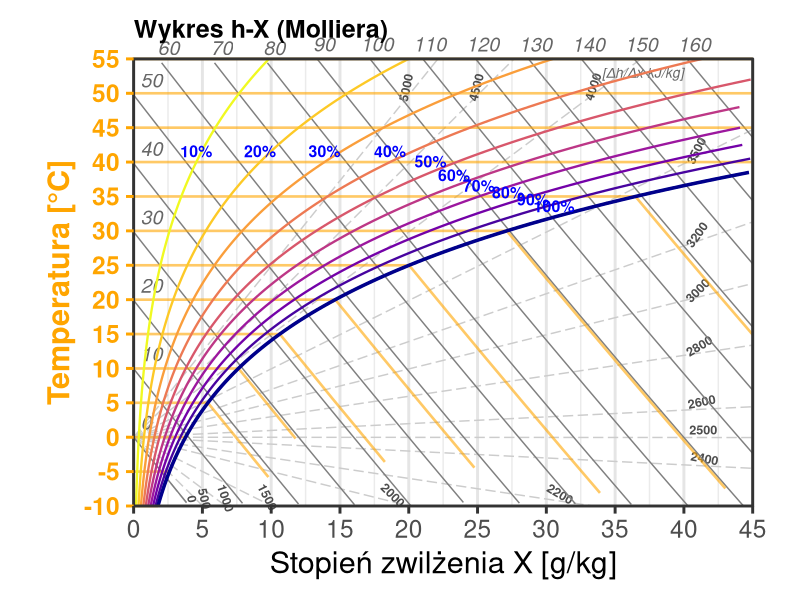
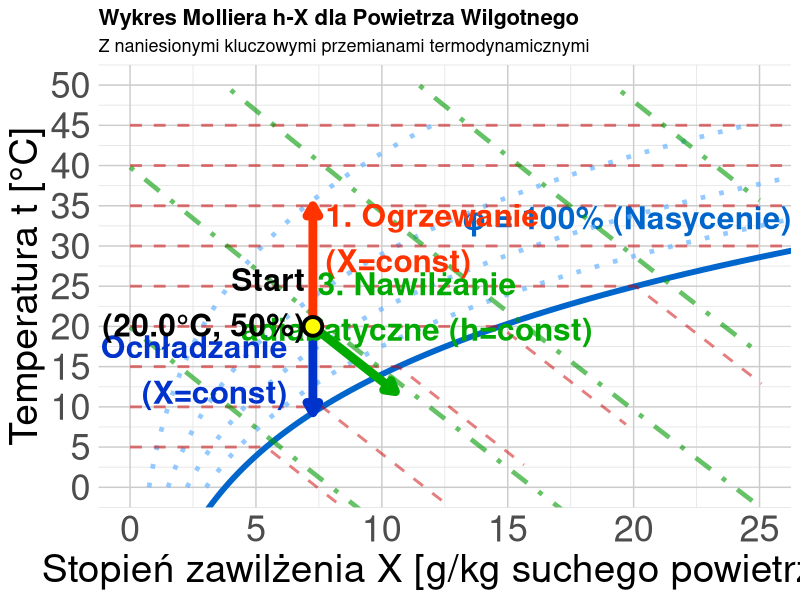

These charts were generated, in order, by the following R code:
## ---- chunk 1
#| label: ix-diagram-all
#| echo: false
#| fig-align: center
#| fig-width: 14        # Duża szerokość "źródłowa" (w calach)
#| fig-height: 8        # Duża wysokość "źródłowa"
#| out-width: "100%"    # Rozciągnij do granic kontenera

library(ggplot2)
library(dplyr)

# --- 1. KONFIGURACJA I STAŁE ---
CONSTANTS <- list(
    p_atm = 1013.25,
    cp_dry = 1.005,
    cp_vap = 1.86,
    r_0 = 2501.0
)

# --- 2. FUNKCJE FIZYCZNE ---
get_psat <- function(t) {
    6.112 * exp((17.62 * t) / (243.12 + t))
}

get_x_from_rh <- function(t, rh, p = CONSTANTS$p_atm) {
    ps <- get_psat(t)
    pv <- rh * ps
    if (any(pv >= p)) {
        return(NA)
    }
    0.622 * pv / (p - pv)
}

get_t_from_h_x <- function(h, x_kg) {
    (h - x_kg * CONSTANTS$r_0) / (CONSTANTS$cp_dry + x_kg * CONSTANTS$cp_vap)
}

# --- 3. PRZYGOTOWANIE DANYCH ---
generate_mollier_data <- function() {
    x_max_g <- 45
    t_min <- -10
    t_max <- 55 # Górna granica wykresu

    # A. Krzywe wilgotności (RH)
    t_seq <- seq(t_min, t_max, by = 0.5)
    rh_levels <- c(0.1, 0.2, 0.3, 0.4, 0.5, 0.6, 0.7, 0.8, 0.9, 1.0)

    df_rh <- expand.grid(t = t_seq, rh = rh_levels) %>%
        mutate(
            x_kg = get_x_from_rh(t, rh),
            x_g = x_kg * 1000
        ) %>%
        filter(!is.na(x_kg), x_g <= x_max_g)

    # B. Linie Entalpii (Izentalpy)
    h_levels <- seq(0, 160, by = 10)
    x_seq_h <- seq(0, x_max_g, length.out = 200)

    df_h <- expand.grid(h_val = h_levels, x_g = x_seq_h) %>%
        mutate(
            x_kg = x_g / 1000,
            t = get_t_from_h_x(h_val, x_kg)
        ) %>%
        filter(t >= t_min, t <= t_max)

    # C. Przygotowanie etykiet entalpii
    h_labels <- df_h %>%
        group_by(h_val) %>%
        filter(x_g == max(x_g) | t == max(t)) %>%
        slice(1) %>%
        mutate(
            label_pos = ifelse(t >= t_max - 1, "top", "right")
        )

    # D. Izotermy (z załamaniem w punkcie nasycenia)
    t_iso_levels <- seq(-10, 55, by = 5)
    df_iso_list <- lapply(t_iso_levels, function(temp) {
        # 1. Punkt nasycenia
        x_sat_kg <- get_x_from_rh(temp, 1.0)
        # Jeśli NA (poza wykresem), to cała linia jest w obszarze pary przegrzanej lub mgły (teoretycznie)
        if (is.na(x_sat_kg)) x_sat_kg <- 100 # Duża wartość
        x_sat_g <- x_sat_kg * 1000

        # Segment 1: Przegrzana (poziomy)
        s1_x_max <- min(x_sat_g, x_max_g)
        seg1 <- data.frame(
            x_g = seq(0, s1_x_max, length.out = 10),
            t = temp,
            group = paste0("t", temp, "_dry")
        )

        # Jeśli saturacja jest poza wykresem, zwracamy tylko segment 1
        if (x_sat_g >= x_max_g) return(seg1)

        # Segment 2: Mgła (spadek wzdłuż izentalpy)
        # Obliczamy entalpię w punkcie nasycenia (h_sat)
        h_sat <- CONSTANTS$cp_dry * temp + x_sat_kg * (CONSTANTS$r_0 + CONSTANTS$cp_vap * temp)

        # Zakres x we mgle
        x_fog_g <- seq(x_sat_g, x_max_g, length.out = 10)
        x_fog_kg <- x_fog_g / 1000

        # Temperatura we mgle (dla h = const)
        # h = t * (cp_dry + x * cp_vap) + x * r0  => t = (h - x*r0) / (cp_dry + x*cp_vap)
        t_fog <- (h_sat - x_fog_kg * CONSTANTS$r_0) / (CONSTANTS$cp_dry + x_fog_kg * CONSTANTS$cp_vap)

        seg2 <- data.frame(
            x_g = x_fog_g,
            t = t_fog,
            group = paste0("t", temp, "_fog")
        )

        rbind(seg1, seg2)
    })
    df_iso <- do.call(rbind, df_iso_list)

    # E. Pęk Linii (Wykres tła - skala h_w) - "Biegun" w (0,0)
    # Epsilon = (dh/dx) ~ cp * dt/dx + r0
    # Slope dt/dx_kg = (Epsilon - r0) / cp
    
    # Zagęszczamy wartości, szczególnie dla pary (2500)
    eps_values <- sort(unique(c(
        seq(0, 1500, 500),          # Woda (<2000)
        seq(2000, 3200, 200),       # Para (zakres roboczy) - gęsto
        2500,                       # Dokładna wartość dla r_0
        seq(3500, 5000, 500)        # Wysokie entalpie
    )))

    fan_list <- lapply(eps_values, function(eps) {
        slope <- (eps - CONSTANTS$r_0) / CONSTANTS$cp_dry
        
        # Domyślne wartości
        x1 <- 0; y1 <- 0; side <- "none"

        # 1. Sprawdzamy prawą ścianę (x = x_max)
        x_end_kg <- x_max_g / 1000
        t_at_xmax <- slope * x_end_kg
        
        if (t_at_xmax <= t_max && t_at_xmax >= t_min) {
            x1 <- x_max_g
            y1 <- t_at_xmax
            side <- "right"
        } else {
            # 2. Jeśli nie prawa, to góra lub dół
            if (slope > 0) {
                 # Góra (t = t_max)
                 x1 <- (t_max / slope) * 1000
                 y1 <- t_max
                 side <- "top"
            } else {
                 # Dół (t = t_min)
                 x1 <- (t_min / slope) * 1000
                 y1 <- t_min
                 side <- "bottom"
            }
        }
        
        # Obliczamy kąt rotacji dla tekstu, aby biegł wzdłuż linii
        # Uwzględniamy coord_fixed(ratio = 0.5), co "rozciąga" oś X względem Y
        # Tangens kąta wizualnego = 2 * (dy/dx)
        vis_slope <- 2 * (y1 / x1)
        angle <- atan(vis_slope) * 180 / pi
        
        # Pozycjonowanie "wewnątrz" - cofamy się wzdłuż linii o ok. 8-10%
        # Dzięki temu etykieta będzie na końcu linii, ale wewnątrz wykresu
        factor <- 0.92
        lab_x <- x1 * factor
        lab_y <- y1 * factor
        
        data.frame(x0=0, y0=0, x1=x1, y1=y1, eps=eps, side=side, lab_x=lab_x, lab_y=lab_y, angle=angle)
    })
    df_fan <- do.call(rbind, fan_list)

    list(rh = df_rh, h_lines = df_h, h_labels = h_labels, isotherms = df_iso, fan = df_fan)
}

data <- generate_mollier_data()

# --- 4. RYSOWANIE ---

p <- ggplot() +

    # 0. TŁO - PĘK LINII (Skala Randa) dla epsilon
    geom_segment(
        data = data$fan,
        aes(x = x0, y = y0, xend = x1, yend = y1),
        color = "gray80", size = 0.5, linetype = "longdash"
    ) +
    geom_text(
        data = data$fan,
        aes(x = lab_x, y = lab_y, label = eps, angle = angle), 
        hjust = 0.5, vjust = -0.3,
        size = 3.2, color = "gray30", fontface = "bold"
    ) +
    # Opis jednostki skali Randa (dopasowany kąt ok. 45 stopni też by wyglądał dobrze, ale zostawmy poziomo)
    annotate("text", x = 40, y = 53, label = "[\u0394h/\u0394x kJ/kg]", color = "gray40", size=3.5, fontface="italic", hjust=1) +

    # 1. LINIE ENTALPII
    geom_line(
        data = data$h_lines, aes(x = x_g, y = t, group = h_val),
        color = "gray50", size = 0.5
    ) +

    # Etykiety Entalpii (Inteligentne pozycjonowanie)
    geom_text(
        data = data$h_labels,
        aes(x = x_g, y = t, label = h_val, hjust = ifelse(label_pos == "top", 0.5, 0)),
        vjust = -0.5, # Lekko w górę
        nudge_x = 0.5, # Lekko w prawo dla tych z boku
        size = 5, color = "gray40", fontface = "italic"
    ) +

    # 2. IZOTERMY (Custom Grid)
    geom_line(
        data = data$isotherms,
        aes(x = x_g, y = t, group = group),
        color = "orange", size = 0.9, linetype = "solid", alpha = 0.6
    ) +

    # 3. KRZYWE WILGOTNOŚCI
    geom_line(
        data = data$rh, aes(x = x_g, y = t, group = rh, color = factor(rh)),
        size = 0.8
    ) +
    geom_line(
        data = data$rh %>% filter(rh == 1.0),
        aes(x = x_g, y = t), color = "darkblue", size = 1.2
    ) +

    # Etykiety RH (ZMNIEJSZONE do 4)
    geom_text(
        data = data$rh %>% filter(t > 25) %>% group_by(rh) %>% slice(round(n() / 2)),
        aes(x = x_g, y = t, label = paste0(rh * 100, "%")),
        color = "blue", size = 4, fontface = "bold", vjust = -0.4,
        bg = "white"
    ) +

    # 4. STYL I KOLORY
    scale_color_viridis_d(option = "C", direction = -1) +
    scale_x_continuous(expand = c(0, 0), limits = c(0, 45), breaks = seq(0, 45, 5)) +
    scale_y_continuous(expand = c(0, 0), limits = c(-10, 55), breaks = seq(-10, 55, 5)) +
    labs(
        title = "Wykres h-X (Molliera)",
        subtitle = NULL, # Usunąłem podtytuł, by zyskać miejsce
        x = "Stopień zwilżenia X [g/kg]",
        y = "Temperatura [°C]"
    ) +
    theme_bw(base_size = 22) + # Duża czcionka bazowa

    theme(
        # Marginesy: Góra, Prawa, Dół, Lewa (Zmniejszone, bo etykiety są wewnątrz)
        plot.margin = margin(t = 0.5, r = 0.5, b = 0.5, l = 0.5, "cm"),

        # Izotermy (Custom) i Oś Y (Pomarańczowe)
        panel.grid.major.y = element_blank(), # Wyłączamy standardową siatkę Y, bo mamy własne izotermy
        panel.grid.minor.y = element_blank(),
        panel.grid.major.x = element_line(color = "gray90"),
        axis.text.y = element_text(color = "orange", face = "bold"),
        axis.title.y = element_text(color = "orange", face = "bold"),
        axis.ticks.y = element_line(color = "orange"),

        # Tytuł
        plot.title = element_text(size = 18, face = "bold"),
        legend.position = "none"
    ) +

    # Clip = "off" pozwala pisać po marginesach
    coord_fixed(ratio = 0.5, clip = "off")

print(p)
## ---- chunk 2
#| label: ix-diagram-advanced
#| echo: false
#| fig-align: center
#| fig-width: 14        # Duża szerokość "źródłowa" (w calach)
#| fig-height: 8        # Duża wysokość "źródłowa"
#| out-width: "100%"    # Rozciągnij do granic kontenera

library(ggplot2)

# ===== FUNKCJE POMOCNICZE (fizyka powietrza wilgotnego) =====

# Ciśnienie nasycenia pary wodnej (Magnus formula)
p_sat <- function(t) {
    # t w °C, wynik w kPa
    0.61121 * exp((18.678 - t / 234.5) * (t / (257.14 + t)))
}

# Stopień zawilżenia dla danej temp i wilgotności względnej
x_calc <- function(t, phi, p_atm = 101.325) {
    # phi w %, p_atm w kPa
    p_p <- (phi / 100) * p_sat(t)
    622 * p_p / (p_atm - p_p) # g/kg
}

# Entalpia właściwa [kJ/kg] (h = cp*t + x*(r0 + cpv*t))
h_calc <- function(t, x) {
    1.005 * t + (x / 1000) * (2501 + 1.86 * t)
}

# ===== GENEROWANIE SIATKI WYKRESU =====

# Krzywa nasycenia (phi = 100%)
t_range <- seq(-5, 50, 0.5)
x_sat <- sapply(t_range, function(t) x_calc(t, 100))
df_sat <- data.frame(t = t_range, x = x_sat)
df_sat <- df_sat[df_sat$x < 30, ]

# Linie stałej wilgotności względnej (phi = const)
phi_levels <- c(20, 40, 60, 80)
df_phi <- do.call(rbind, lapply(phi_levels, function(phi) {
    t_vals <- seq(0, 45, 1)
    x_vals <- sapply(t_vals, function(t) x_calc(t, phi))
    data.frame(t = t_vals, x = x_vals, phi = phi)
}))
df_phi <- df_phi[df_phi$x < 30 & df_phi$x > 0, ]

# Izotermy (t = const) - z załamaniem na linii saturacji
temp_levels <- seq(5, 45, 5)
df_iso_t <- do.call(rbind, lapply(temp_levels, function(temp) {
    # Punkt saturacji dla danej temperatury
    x_sat <- x_calc(temp, 100)

    # Segment 1: Obszar pary przegrzanej (poziomy, od x=0 do x_sat)
    segment1 <- data.frame(
        t = temp,
        x = seq(0, x_sat, length.out = 30),
        temp_label = temp,
        segment = "przegrzana"
    )

    # Segment 2: Obszar mgły (izotermy równoległe do izentalp)
    # W obszarze mgły na wykresie h-X izotermy biegną niemal równolegle do izentalp.
    # Obliczamy "entalpię nasycenia" w punkcie załamania, używając tych samych współczynników co przy rysowaniu izentalp.
    h_sat_approx <- 1.005 * temp + x_sat * (2.5 + 0.00186 * temp)

    x_max_fog <- min(x_sat + 5, 30) # Zasięg we mgle
    x_fog <- seq(x_sat, x_max_fog, length.out = 20)

    # Wyznaczamy przebieg temperatury dla stałej entalpii (pseudo-izoterma we mgle)
    t_fog <- (h_sat_approx - 2.5 * x_fog) / (1.005 + 0.00186 * x_fog)

    segment2 <- data.frame(
        t = t_fog,
        x = x_fog,
        temp_label = temp,
        segment = "mgla"
    )

    rbind(segment1, segment2)
}))

# Izentalpy (h = const)
h_levels <- seq(20, 100, 20)
df_isenth <- do.call(rbind, lapply(h_levels, function(h_val) {
    # Dla danej entalpii h, mamy: t = (h - 2.5*x) / (1 + 0.00186*x) (przybliżenie)
    x_vals <- seq(0, 25, 0.5)
    t_vals <- (h_val - 2.5 * x_vals) / (1.005 + 0.00186 * x_vals)
    df_temp <- data.frame(t = t_vals, x = x_vals, h = h_val)
    # Ogranicz do obszaru fizycznego
    df_temp <- df_temp[df_temp$t >= -10 & df_temp$t <= 50 & df_temp$x >= 0 & df_temp$x <= 25, ]
    df_temp
}))

# ===== PRZEMIANY CHARAKTERYSTYCZNE =====

# Punkt początkowy: t0=20°C, phi0=50%
t0 <- 20
phi0 <- 50
x0 <- x_calc(t0, phi0)
h0 <- h_calc(t0, x0)

# 1. OGRZEWANIE (X=const, w górę)
t1_heat <- 35 # Ogrzanie do 35°C
x1_heat <- x0 # X stałe!
h1_heat <- h_calc(t1_heat, x1_heat)
heating <- data.frame(
    t = seq(t0, t1_heat, length.out = 20),
    x = x0
)

# 2. OCHŁADZANIE (X=const, w dół do punktu rosy)
# Punkt rosy: temp przy której phi=100% dla danego X
t_dew <- uniroot(function(t) x_calc(t, 100) - x0, interval = c(-10, t0))$root
cooling <- data.frame(
    t = seq(t0, t_dew, length.out = 20),
    x = x0
)

# 3. NAWILŻANIE ADIABATYCZNE (h=const, ukośnie w dół-prawo)
# Dla h=const: nawilżamy wodą, temp spada, x rośnie
x_humid_max <- min(x0 + 6, x_calc(15, 99)) # Kończymy przy niższej temp
df_humid_temp <- data.frame(x = seq(x0, x_humid_max, length.out = 30))
df_humid_temp$t <- (h0 - 2.5 * df_humid_temp$x) / (1.005 + 0.00186 * df_humid_temp$x)
humidification <- df_humid_temp[df_humid_temp$t >= 10, ]

# ===== WYKRES =====
ggplot() +
    # Krzywa nasycenia
    geom_line(data = df_sat, aes(x = x, y = t), color = "#0066cc", linewidth = 2) +
    annotate("text",
        x = max(df_sat$x) - 10, y = max(df_sat$t) + 2,
        label = "φ = 100% (Nasycenie)", color = "#0066cc", fontface = "bold", size = 8
    ) +

    # Linie stałej wilgotności względnej
    geom_line(
        data = df_phi, aes(x = x, y = t, group = phi),
        color = "#66b3ff", linetype = "dotted", linewidth = 1.6, alpha = 0.7
    ) +

    # Izotermy
    geom_line(
        data = df_iso_t, aes(x = x, y = t, group = temp_label),
        color = "#cc0000", linetype = "dashed", linewidth = 1.0, alpha = 0.5
    ) +

    # Izentalpy
    geom_line(
        data = df_isenth, aes(x = x, y = t, group = h),
        color = "#009900", linetype = "dotdash", linewidth = 1.6, alpha = 0.6
    ) +

    # === PRZEMIANY ===

    # Ogrzewanie (czerwona strzałka w górę)
    geom_path(
        data = heating, aes(x = x, y = t),
        color = "#ff3300", linewidth = 3, arrow = arrow(length = unit(0.3, "cm"), type = "closed")
    ) +
    annotate("text",
        x = x0 + .5, y = (t0 + t1_heat * 1.2) / 2,
        label = "1. Ogrzewanie\n(X=const)", color = "#ff3300", fontface = "bold", size = 8, hjust = 0
    ) +

    # Ochładzanie (niebieska strzałka w dół)
    geom_path(
        data = cooling, aes(x = x, y = t),
        color = "#0033cc", linewidth = 3, arrow = arrow(length = unit(0.3, "cm"), type = "closed")
    ) +
    annotate("text",
        x = x0 - 1, y = (t0 + t_dew) / 2,
        label = "2. Ochładzanie\n(X=const)", color = "#0033cc", fontface = "bold", size = 8, hjust = 1
    ) +

    # Nawilżanie adiabatyczne (zielona strzałka ukośna)
    geom_path(
        data = humidification, aes(x = x, y = t),
        color = "#00aa00", linewidth = 3, arrow = arrow(length = unit(0.3, "cm"), type = "closed")
    ) +
    annotate("text",
        x = (x0 + x_humid_max + 1) / 2 + 2, y = humidification$t[10] + 5,
        label = "3. Nawilżanie\nadiabatyczne (h=const)", color = "#00aa00", fontface = "bold", size = 8
    ) +

    # Punkt początkowy
    geom_point(aes(x = x0, y = t0), size = 5, color = "black", shape = 21, fill = "yellow", stroke = 2) +
    annotate("text",
        x = x0 - .3, y = t0 + 3, label = sprintf("Start\n(%.1f°C, %.0f%%)", t0, phi0),
        fontface = "bold", size = 8, hjust = 1
    ) +

    # Opisy
    labs(
        title = "Wykres Molliera h-X dla Powietrza Wilgotnego",
        subtitle = "Z naniesionymi kluczowymi przemianami termodynamicznymi",
        x = "Stopień zawilżenia X [g/kg suchego powietrza]",
        y = "Temperatura t [°C]"
    ) +
    theme_minimal(base_size = 13) +
    theme(
        plot.title = element_text(face = "bold", size = 16),
        axis.text = element_text(size = 26), # 2x większe etykiety osi (było 13)
        axis.title = element_text(size = 28), # 2x większe tytuły osi
        panel.grid.minor = element_line(color = "gray90", linewidth = 0.3),
        panel.grid.major = element_line(color = "gray80", linewidth = 0.5)
    ) +
    coord_cartesian(xlim = c(0, 25), ylim = c(0, 50)) +
    scale_x_continuous(breaks = seq(0, 25, 5)) +
    scale_y_continuous(breaks = seq(0, 50, 5))
